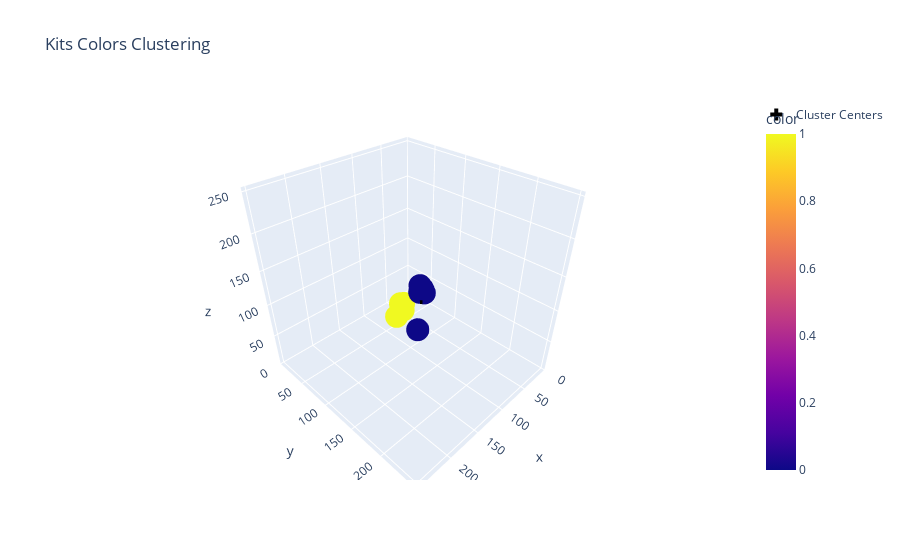

The notebook cell saved with this chart:
### Code cell
import numpy as np
from sklearn.cluster import KMeans
import plotly.express as px
import warnings
warnings.filterwarnings("ignore")

# Assuming kits_colors contains the BGR colors of the player kits extracted previously
kits_colors = np.array(kits_colors)

# Apply K-means clustering to classify the kits into two distinct colors
kits_kmeans = KMeans(n_clusters=2)
kits_kmeans.fit(kits_colors)

# Convert the BGR color format to RGB for visualization
kits_colors_rgb = kits_colors[:, [2, 1, 0]]  # Reversing BGR to RGB
cluster_centers_rgb = kits_kmeans.cluster_centers_[:, [2, 1, 0]]

# Create a 3D scatter plot of the kit colors
fig = px.scatter_3d(
    x=kits_colors_rgb[:, 0],
    y=kits_colors_rgb[:, 1],
    z=kits_colors_rgb[:, 2],
    range_x=[0, 255],
    range_y=[0, 255],
    range_z=[0, 255],
    title="Kits Colors Clustering",
    color=kits_kmeans.labels_
)

# Add the cluster centers to the plot
fig.add_scatter3d(
    x=cluster_centers_rgb[:, 0],
    y=cluster_centers_rgb[:, 1],
    z=cluster_centers_rgb[:, 2],
    mode='markers',
    marker=dict(color='black', size=10, symbol='cross'),
    name='Cluster Centers'
)

fig.show()

### Figure 1 — Plotly figure (JSON) as saved in the notebook; plotly's stock layout.template omitted (floating-point values rounded to 4 significant figures)
{"data": [{"hovertemplate": "x=%{x}<br>y=%{y}<br>z=%{z}<br>color=%{marker.color}<extra></extra>", "legendgroup": "", "marker": {"color": [1, 0, 0, 1, 1, 0, 0, 0, 0, 1, 0, 1, 0, 1, 0, 0, 1], "coloraxis": "coloraxis", "symbol": "circle"}, "mode": "markers", "name": "", "scene": "scene", "showlegend": false, "type": "scatter3d", "x": [84.28, 107.1, 129.4, 99.31, 92.23, 93.74, 169, 119.7, 101.7, 83.51, 99.11, 111.0, 132.8, 100.0, 100.3, 107.3, 0], "y": [66.59, 122.3, 142.2, 79.63, 75.02, 114.1, 180.3, 135.1, 117.1, 69.96, 119.4, 83.25, 142.4, 85.04, 121.3, 129.7, 0], "z": [45.21, 114.9, 142.5, 66.94, 59.36, 107.3, 176.1, 129.7, 106.5, 54.05, 106.8, 53.17, 77.98, 59.29, 111.7, 114.9, 0]}, {"marker": {"color": "black", "size": 10, "symbol": "cross"}, "mode": "markers", "name": "Cluster Centers", "type": "scatter3d", "x": [116.0, 81.47], "y": [132.4, 65.64], "z": [118.8, 48.29]}], "layout": {"coloraxis": {"colorbar": {"title": {"text": "color"}}, "colorscale": [[0, "#0d0887"], [0.1111, "#46039f"], [0.2222, "#7201a8"], [0.3333, "#9c179e"], [0.4444, "#bd3786"], [0.5556, "#d8576b"], [0.6667, "#ed7953"], [0.7778, "#fb9f3a"], [0.8889, "#fdca26"], [1, "#f0f921"]]}, "legend": {"tracegroupgap": 0}, "scene": {"domain": {"x": [0, 1], "y": [0, 1]}, "xaxis": {"range": [0, 255], "title": {"text": "x"}}, "yaxis": {"range": [0, 255], "title": {"text": "y"}}, "zaxis": {"range": [0, 255], "title": {"text": "z"}}}, "title": {"text": "Kits Colors Clustering"}}}
